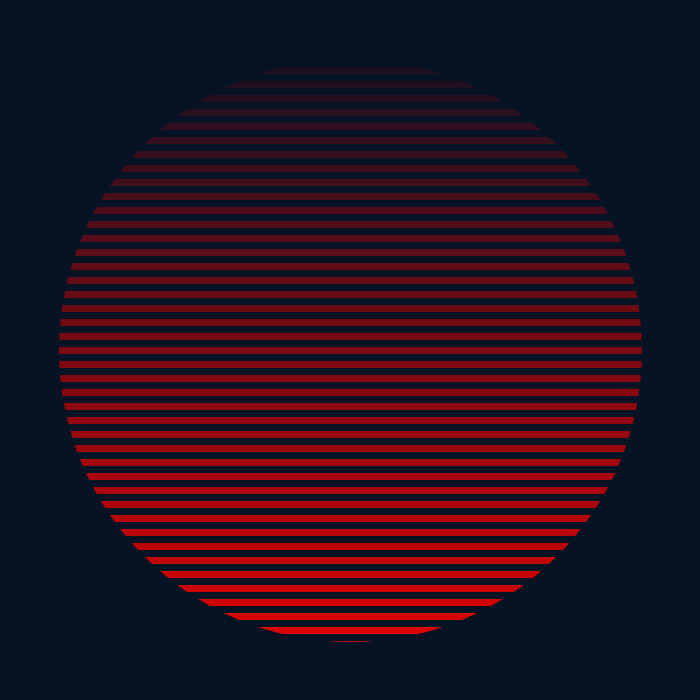
Frame 1 (no input)
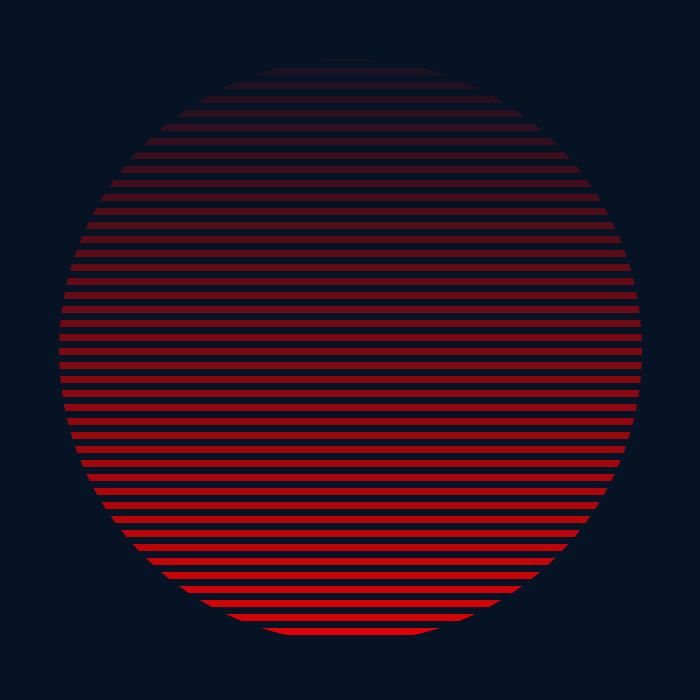
Frame 60 (the mouse pressed at the canvas centre just before this capture)
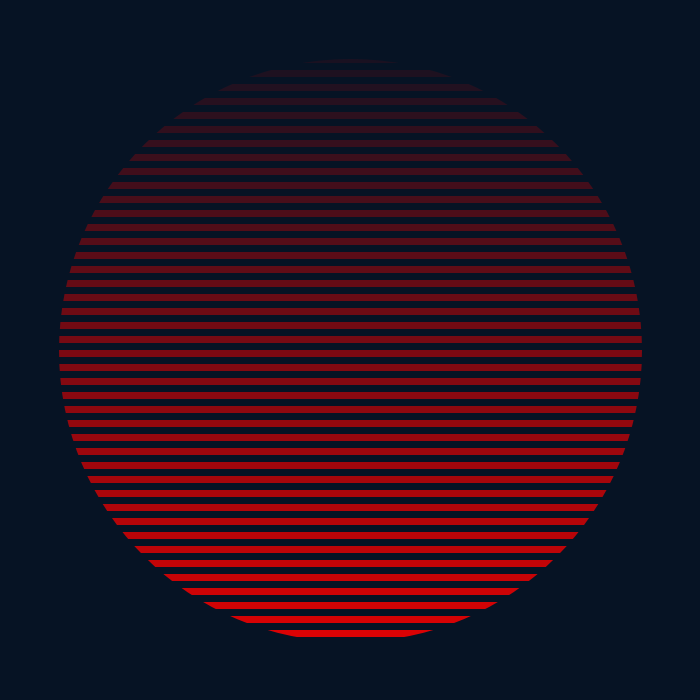
Frame 120 (the mouse held since frame 60 and released just before this capture)

The Processing sketch that drew these frames (run headless with seeded random() and noise(); from frame 60 on, the mouse is pressed at the canvas centre):

// Processing sketch: build
// ── build.pde
// declare an array to create a list of data for the y-values
int num = 50;
float[] y = new float[num];
float sW;

void setup() {
  // ...
  size(700, 700);
  surface.setLocation(350, 10);
  // fullScreen();
  // to see something, we need to assign data to each array element.
  // or store y-values in the array list that we can display in draw
  for (int n = 0; n < num; n++) {
    y[n] = height/num*n;
  }
  // the thickness of the lines should change according to the number of
  // lines or the length of the array
  sW = height/num/2;
}

void draw() {
  background(#061324);
  // use a for loop to vertically distribute a horizontal line
  for (int n = 0; n < num; n++) {
    // color: assign transparency to each array element
    // transparency depends on the y-value of each line
    float alpha = map(y[n], 0, height, 0, 255);
    stroke(#f10000, alpha);
    strokeWeight(sW);
    line(0, y[n], width, y[n]);
    // add vertical movement to each array element
    // if the y-value becomes larger than the height, reset it to 0.
    y[n] += 0.5;
    if (y[n] > height) y[n] = 0;
  }
  // add an ellipse to use as a mask
  stroke(#061324);
  strokeWeight(height/3);
  noFill();
  ellipse(width/2, height/2, height+height/6, height+height/6);
}
